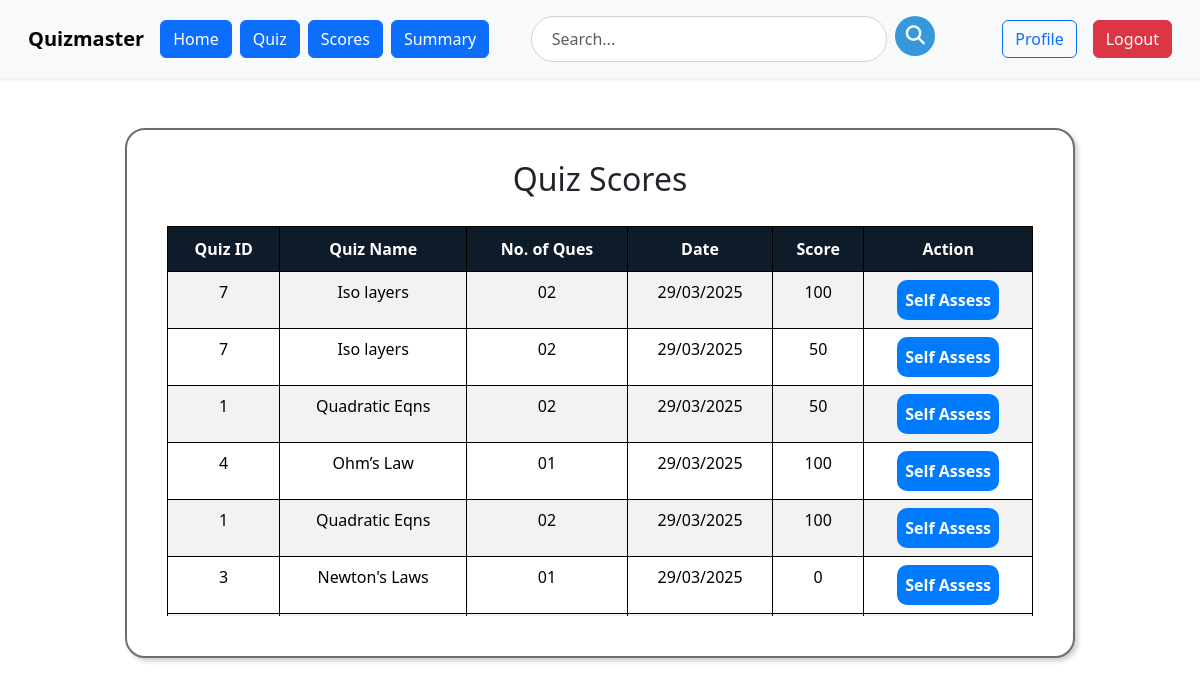
Page /user/scores (signed in) on the committed database.
### models.py (models this page shows)
class Scores(db.Model):
    id=db.Column(db.Integer, primary_key=True)
    time_stamp_of_attempt=db.Column(db.DateTime, nullable=False)
    score=db.Column(db.Integer, nullable=False)
    submitted_answers = db.Column(db.JSON, nullable=True)
    quiz_id=db.Column(db.Integer, db.ForeignKey('quiz.id'), nullable=False)
    user_id=db.Column(db.Integer, db.ForeignKey('user.id'), nullable=False)

class Quiz(db.Model):
    id=db.Column(db.Integer, primary_key=True)
    name = db.Column(db.String(100), nullable=False)
    description=db.Column(db.String(256), nullable=True)
    start_date=db.Column(db.Date, nullable=True)
    end_date=db.Column(db.Date, nullable=True)
    time_duration=db.Column(db.Time, nullable=True)
    remarks=db.Column(db.String(256), nullable=True)
    no_of_questions=db.Column(db.Integer, nullable=True)
    is_active=db.Column(db.Boolean, nullable=False, default=False)
    questions = db.relationship('Questions', backref='quiz', lazy=True)
    total_attempted=db.Column(db.Integer, nullable=False, default=0)
    scores = db.relationship('Scores', backref='quiz', lazy=True)
    subject_id=db.Column(db.Integer, db.ForeignKey('subject.id'), nullable=False)
    chapter_id= db.Column(db.Integer, db.ForeignKey('chapter.id'),nullable=False)

### routes.py (the view)
@app.route('/user/scores')
@auth_required
def scores():
    scores = Scores.query.filter_by(user_id=session.get('user_id')).order_by(Scores.time_stamp_of_attempt.desc()).all()
    return render_template('user/scores.html' ,scores=scores)

### routes.py (called while the page is built)
def auth_required(f):
    @wraps(f)
    def inner(*args, **kwargs):
        if 'user_id' not in session:
            flash('please login to continue')
            return redirect(url_for('login'))
        return f(*args, **kwargs)
    return inner

### templates/user/scores.html (shortened to what this page needs)
{% extends 'user/user_layout.html' %}
{% block content %}
<head>
    <link href="https://cdn.jsdelivr.net/npm/bootstrap@5.3.2/dist/css/bootstrap.min.css" rel="stylesheet">
</head>
<div class="score-container">
    <h2 class="text-center">Quiz Scores</h2>
    <div class="score-table">
        <table class="table table-bordered table-striped">
            <thead>
                <tr class="table-header">
                    <th>Quiz ID</th>
                    <th>Quiz Name</th>
                    <th>No. of Ques</th>
                    <th>Date</th>
                    <th>Score</th>
                    <th>Action</th>
                </tr>
            </thead>
            <tbody>
                {% for score in scores %}
                <tr>
                    <td>{{ score.quiz.id }}</td>
                    <td>{{ score.quiz.name }}</td>
                    <td>{{ "%02d"|format(score.quiz.no_of_questions) }}</td>
                    <td>{{ score.time_stamp_of_attempt.strftime('%d/%m/%Y') }}</td>
                    <td>{{ (score.score)|round(2) }}</td>
                    <td>
                        <a href="{{ url_for('self_assess', score_id=score.id) }}" class="self-assess-btn">Self Assess</a>
                    </td>
                </tr>
                {% endfor %}
            </tbody>
        </table>
    </div>
</div>
{% endblock %}

### templates/user/scores.html (style rules this page uses)
.score-container { max-width: 950px; max-height: 800px; margin: 40px auto; margin-top: 50px; background: #ffffff; padding: 30px; border-radius: 20px; border: 2px solid rgb(112, 109, 109); box-shadow: 3px 3px 5px rgba(0, 0, 0, 0.2); text-align: center; }
.score-table { max-height: 400px; overflow-y: auto; border-radius: 8px; padding:10px; }
.table { width: 100%; border-collapse: collapse; background: white; padding: 10px; border-radius: 8px; padding-bottom: 30px; }
.table th { background-color: #0e1b29; color: white; padding: 10px; font-weight: bold; text-align: center; border: 1px solid black; }
.table td { border: 1px solid black; padding: 8px; text-align: center; font-size: 16px; }
tr:nth-child(even) { background-color: #f2f2f2; }
.self-assess-btn { background-color: #007bff; color: white; text-decoration: none; padding: 8px 8px; border-radius: 10px; display: inline-block; border: none; font-size: 16px; font-weight: bold; transition: all 0.3s ease; }
.text-center { text-align: center; padding-bottom: 10px; }

### rows in the picture
Scores: quiz.id "7", quiz.name "Iso layers", time_stamp_of_attempt "29/03/2025", score "100"
Quiz: quiz.no_of_questions "02"
Scores: quiz.id "7", quiz.name "Iso layers", time_stamp_of_attempt "29/03/2025", score "50"
Scores: quiz.id "1", quiz.name "Quadratic Eqns", time_stamp_of_attempt "29/03/2025", score "50"
Quiz: quiz.no_of_questions "02"
Scores: quiz.id "4", quiz.name "Ohm’s Law", time_stamp_of_attempt "29/03/2025", score "100"
Quiz: quiz.no_of_questions "01"
Scores: quiz.id "1", quiz.name "Quadratic Eqns", time_stamp_of_attempt "29/03/2025", score "100"
Scores: quiz.id "3", quiz.name "Newton's Laws", time_stamp_of_attempt "29/03/2025", score "0"
Quiz: quiz.no_of_questions "01"
